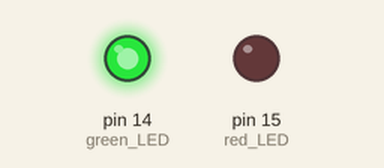
This sketch was run on a simulated Arduino Uno, built with avr-gcc and run on an emulated ATmega328P. On the bench: output pins drawn as LEDs (lit = HIGH).

Above: at 0.5 s.
At 1.5 s:
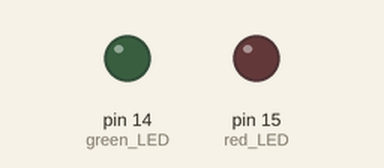
At 2.5 s:
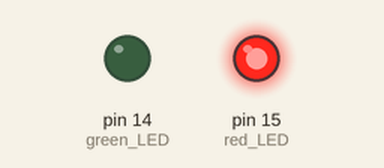
At 3.5 s:
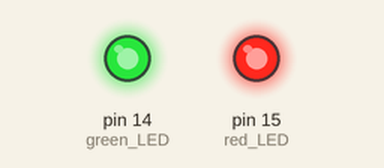
Timing chart, 0 to 5.2 s (numbered marks = the images above):
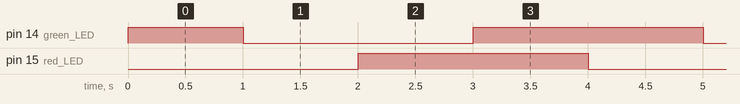

Measured:
- by itself, pin 14 (green_LED), pin 15 (red_LED): alternates HIGH for 2.0 s and LOW for 2.0 s
- by itself, everything shown: repeats every 4.0 s, in 4 steps

The sketch:

betemcu_blink.ino
```cpp
void setup()
{
  pinMode(14, OUTPUT);  // green LED, LOW == ON
  pinMode(15, OUTPUT);  // red LED, LOW == ON
  digitalWrite(14, HIGH);  // turn green LED off
  digitalWrite(15, HIGH);  // turn red LED off
}

void loop()
{
  digitalWrite(15, LOW);   // turn red LED on
  delay(1000);             // wait for a second
  digitalWrite(14, LOW);   // turn green LED on
  delay(1000);             // wait for a second
  digitalWrite(15, HIGH);  // turn red LED off
  delay(1000);             // wait for a second
  digitalWrite(14, HIGH);  // turn green LED off
  delay(1000);             // wait for a second
}
```
